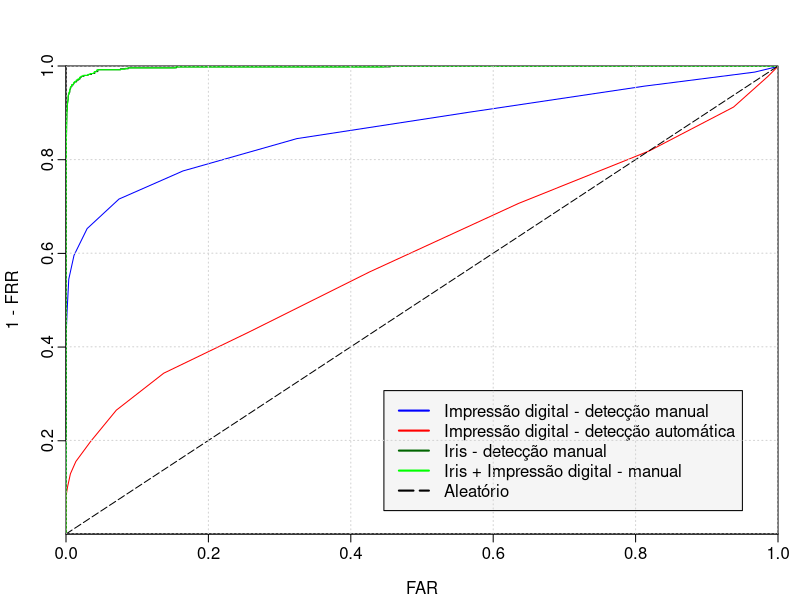

The R script that drew this image:
#!/usr/bin/env Rscript
args = commandArgs(trailingOnly=TRUE)
far <- scan("fingerprint/true/far.txt")
frr <- scan("fingerprint/true/frr.txt")
pdf(file="roc.pdf")
par(mgp=c(2.2,0.45,0), tcl=-0.4, mar=c(3.3,3.3,3.3,1.1))
plot(far, 1 - frr, xlab="FAR", ylab="1 - FRR", col="blue", pch=16, type="l", xaxs="i", yaxs="i")
par(new = TRUE)
far <- scan("fingerprint/automatic/far.txt")
frr <- scan("fingerprint/automatic/frr.txt")
plot(far, 1 - frr, type='l', pch=16, col="red", axes = FALSE, ann = FALSE, xaxs="i", yaxs="i")
par(new = TRUE)
far <- scan("iris/solo/far.txt")
frr <- scan("iris/solo/frr.txt")
plot(far, 1 - frr, type='l', pch=16, col="darkgreen", axes = FALSE, ann = FALSE, xaxs="i", yaxs="i")
par(new = TRUE)
far <- scan("iris/and_fingerprint/far.txt")
frr <- scan("iris/and_fingerprint/frr.txt")
plot(far, 1 - frr, type='l', pch=16, col="green", axes = FALSE, ann = FALSE, xaxs="i", yaxs="i")
par(new = TRUE)
plot(c(0:1.0), c(0:1.0), type='l', pch=16, col="black", lty = 5, axes = FALSE, ann = FALSE, xaxs="i", yaxs="i")
legend("bottomright", inset=.05, cex = 1, c("Impressão digital - detecção manual", "Impressão digital - detecção automática", "Iris - detecção manual", "Iris + Impressão digital - manual", "Aleatório"), lty=c(1,1,1,1,5), lwd=c(2,2,2,2,2), col=c("blue", "red", "darkgreen", "green", "black"), bg="grey96")
grid(col = "lightgray", lty = "dotted", lwd = par("lwd"), equilogs = TRUE)
dev.off()
